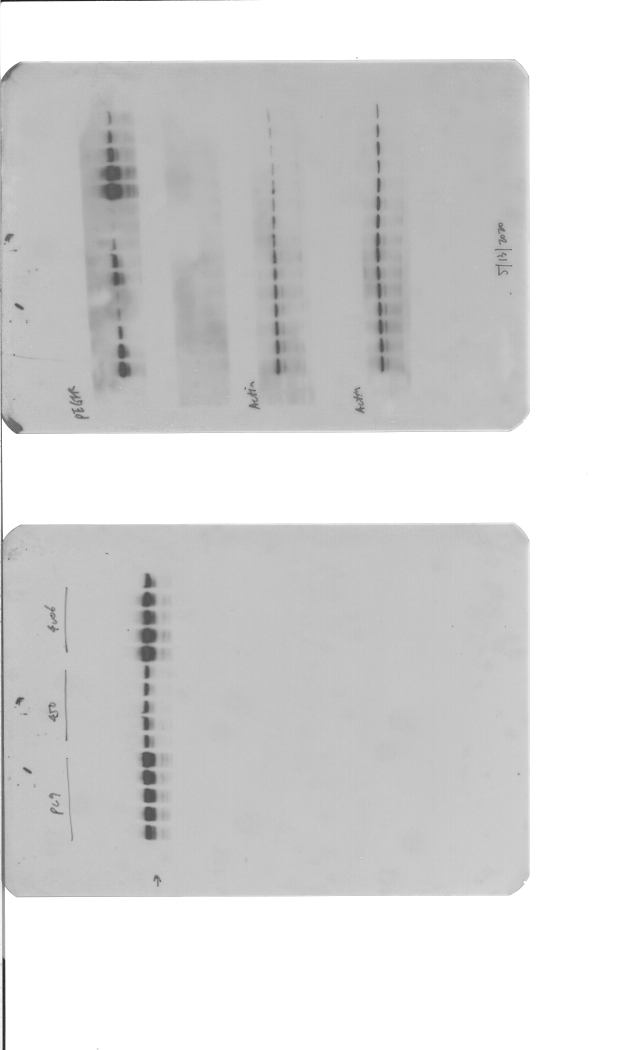
#> input picture example_image/05142020_1.jpeg, 2559 x 4200 px (shown at 1/4 size)
$ python version1.1.py
#> lines starting #> are read from the running program, lines starting #| are printed output that depends on the picture; after the words box and inside, x2 and y2 are one past the last pixel; in counts of white or black regions, pixels touching at a corner belong together
import matplotlib.pyplot as plt
import matplotlib
import numpy as np
import matplotlib.image as mpimg
from skimage import data, io
from skimage.color import rgb2gray
import cv2
from skimage import img_as_ubyte

#reads the image
skimage_image = rgb2gray(io.imread("example_image/05142020_1.jpeg"))

cv_image = img_as_ubyte(skimage_image)
cv_image = cv2.resize(cv_image, (960, 540))
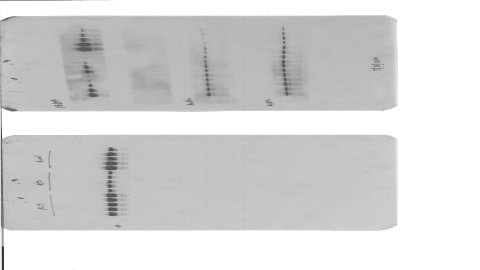
#> cv_image: shape (540, 960) (shown at 1/2 size); min 14, max 255, mean 215.9

mouseX = 0
mouseY = 0

#first (#2) number is the threshold number
#second (#3 number is the end number to assign the numbers that pass it
ret, thresh = cv2.threshold(cv_image, 180, 255, cv2.THRESH_BINARY)
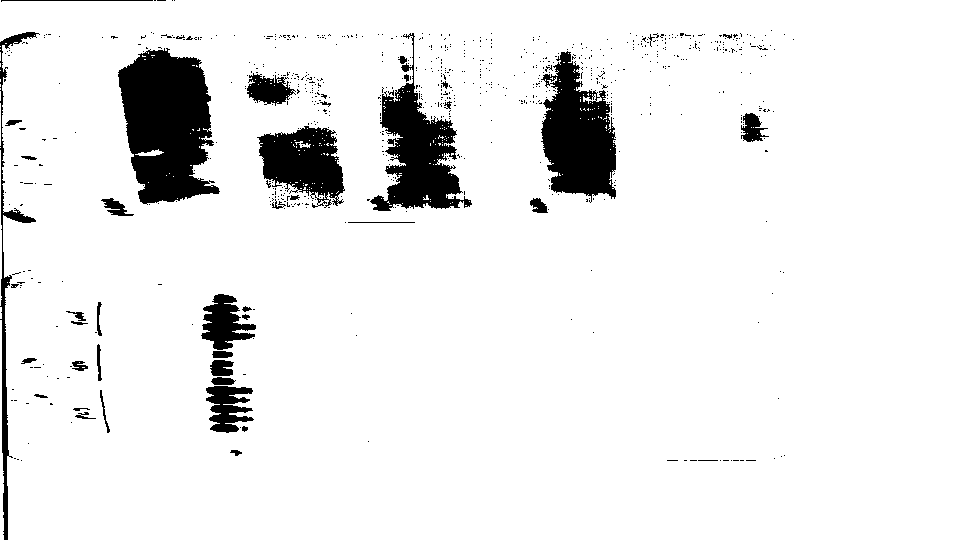
#> thresh: shape (540, 960); 92.2% white; 776 black regions (733 under 20 px)


#contours is a list of all the contours
#each contour is Numpy array of x and y coordinates of points on the outline
contours, hierarchy = cv2.findContours(thresh, cv2.RETR_TREE, cv2.CHAIN_APPROX_SIMPLE)
#> contours = 1194 contours, 1135 with area under 20; largest, box (x1, y1, x2, y2) and area: (0, 0, 960, 540) 513606, (117, 47, 221, 205) 11488, (540, 50, 617, 203) 7754, (369, 32, 473, 212) 7364, (256, 125, 346, 204) 4700

print("numberofcontours" + str(len(contours) - 1))
#| numberofcontours1193

# def count_contours():

goodlist = np.array([])
contourlist = np.array([])

#for every contour
for i in range(len(contours) - 1):
    mask = np.full_like(cv_image, 255)  # Create mask where white is what we want, black otherwise

    #Its first argument is source image, second argument is the contours which should be passed as a Python list, third argument is index of contours
    # (useful when drawing individual contour. To draw all contours, pass -1) and remaining arguments are color, thickness etc.
    cv2.fillPoly(mask, pts =[contours[i + 1]], color=(0,0,0))
    out = np.full_like(cv_image, 255)  # Extract out the object and place into output image


    #TODO ask ms oneal what this means
    out[mask == 0] = cv_image[mask == 0]


    # Now crop
    (y, x) = np.where(mask == 0)
    (topy, topx) = (np.min(y), np.min(x))
    (bottomy, bottomx) = (np.max(y), np.max(x))
    out = out[topy:bottomy + 1, topx:bottomx + 1]
    sumblack = 0
    times = 0
    for k in range(len(out)):
        for j in range(len(out[k])):
            sumblack = sumblack + out[k, j]
            times = times + 1

    #if the contour is big enough
    if (times > 300):
        print("checkpt1")
        print(sumblack/times)
        goodlist = np.append(goodlist, [int(i + 1)])
        contourlist = np.append(contourlist, [sumblack/times])
#> this loop made 1193 passes
#> (topy, topx, bottomy, bottomx, goodlist, contourlist) on passes 3, 17, 50: (150, 0, 305, 1, [3], [229.7]), (0, 0, 539, 959, [3, 17], [229.7, 216.5]), (389, 99, 433, 110, [3, 17, 50], [229.7, 216.5, 227.7])
#> (printed output is left out)
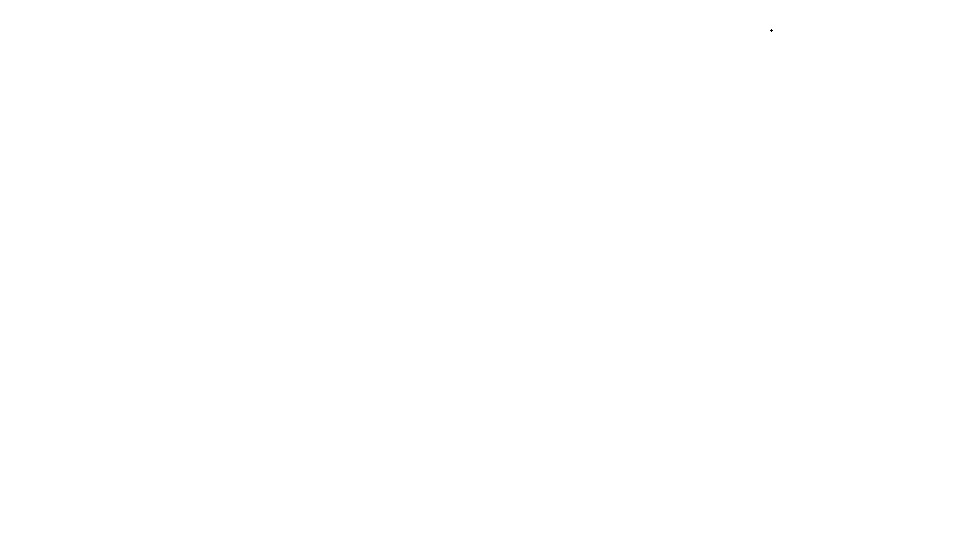
#> mask: shape (540, 960); 100% white; black in thin lines or dots, all inside (x1, y1, x2, y2) = (770, 29, 773, 32)
    # [7 lines of commented-out code are left out]
drawcontours = []
print("length" + str(len(goodlist)))
#| length14
for k in range(len(goodlist)):
    print("checkpoint2")
    print(goodlist[k])
    drawcontours.append(contours[int(goodlist[k])])
#> this loop made 14 passes
#| checkpoint2
#| 3.0
#| checkpoint2
#| 17.0
#| checkpoint2
#| 50.0
#> (further printed lines are left out)
#> after the loop, drawcontours = 14 contours; largest, box (x1, y1, x2, y2) and area: (0, 0, 960, 540) 513606, (117, 47, 221, 205) 11488, (540, 50, 617, 203) 7754, (369, 32, 473, 212) 7364, (256, 125, 346, 204) 4700

#ignore the first contour
print(len(drawcontours))
#| 14
print(len(contours))
#| 1194

#For cv2.getTrackbarPos() function, first argument is the trackbar name, second one is the window name to which it is attached,
# third argument is the default value, fourth one is the maximum value and fifth one is the callback function which is executed everytime trackbar value changes.
# The callback function always has a default argument which is the trackbar position.
# [5 lines left out: function draw_circle, not called in this run]
cv2.namedWindow('image')
# cv2.createTrackbar('Threshold', "main", 225, 255, None)
cv2.setMouseCallback('image',draw_circle)
cv2.drawContours(cv_image, drawcontours, -1, (0, 245, 0), 3)
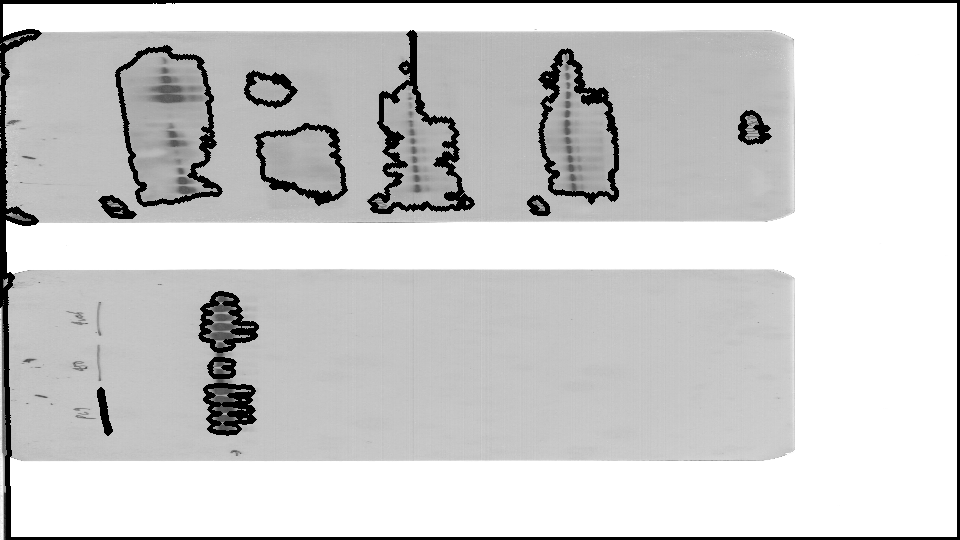
#> cv_image: shape (540, 960); 5.4% of pixels changed, all inside (x1, y1, x2, y2) = (0, 0, 960, 540)
print("fin")
# cv2.imshow('img', cv_image)

# cv2.waitKey(0)
# cv2.destroyAllWindows()

while(1):
    cv2.imshow('image',cv_image)
    k = cv2.waitKey(20) & 0xFF
#> (key Esc is pressed here)
    if k == 27:
        break
    elif k == ord('a'):
        print (mouseX,mouseY)

#TODO
#shape recognition and outlining.
#applying a value

#OUTLINING
#https://stackoverflow.com/questions/61166260/python-opencv-outline-black-pixels-in-a-blank-white-canvas

#CONTOURS DOCS
#https://docs.opencv.org/3.4/d4/d73/tutorial_py_contours_begin.html

#HOW TO DRAW TEXT OVER IMAGE
#https: // www.geeksforgeeks.org / python - opencv - cv2 - puttext - method /

$ run again, with example_image/01242020_1.jpeg copied over example_image/05142020_1.jpeg
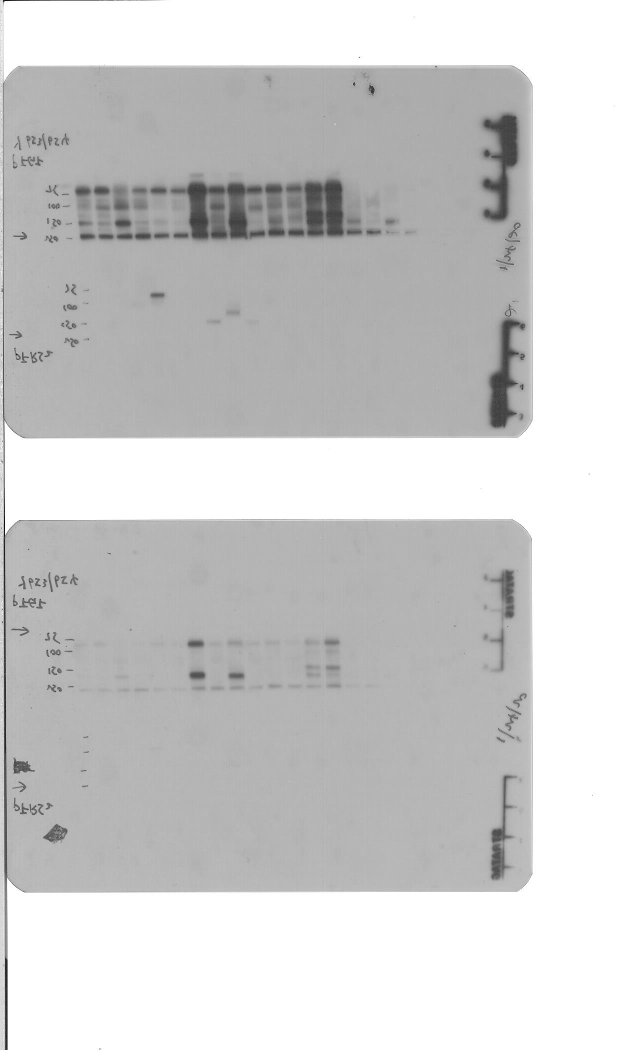
#> input picture example_image/01242020_1.jpeg, 1279 x 2100 px (shown at 1/2 size)
#> `ret, thresh = cv2.threshold(cv_image, 180, 255, cv2.THRESH_BINARY)`:
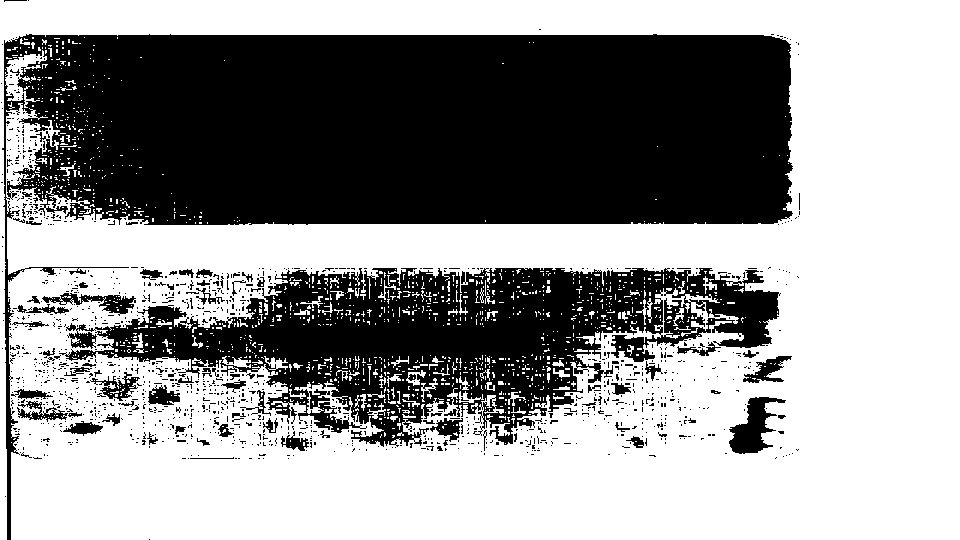
#> thresh: shape (540, 960); 58.8% white; 1262 black regions (1186 under 20 px)
#> contours = 3053 contours, 2855 with area under 20; largest, box (x1, y1, x2, y2) and area: (0, 0, 960, 540) 370008, (64, 267, 780, 448) 66846, (728, 396, 787, 455) 1668, (59, 292, 137, 315) 854, (5, 50, 47, 108) 756
#| numberofcontours3052
#> the loop `for i in range(len(contours) - 1):` made 3052 passes
#> (topy, topx, bottomy, bottomx, goodlist, contourlist) on passes 327, 374, 563: (50, 5, 107, 46, [327], [227.1]), (0, 0, 539, 959, [327, 374], [227.1, 231.6]), (434, 280, 451, 309, [327, 374, 563], [227.1, 231.6, 204.6])
#> (printed output is left out)
#| length28
#> the loop `for k in range(len(goodlist)):` made 28 passes
#| checkpoint2
#| 327.0
#| checkpoint2
#| 374.0
#| checkpoint2
#| 563.0
#> (further printed lines are left out)
#| 28
#| 3053
#> `cv2.drawContours(cv_image, drawcontours, -1, (0, 245, 0), 3)`:
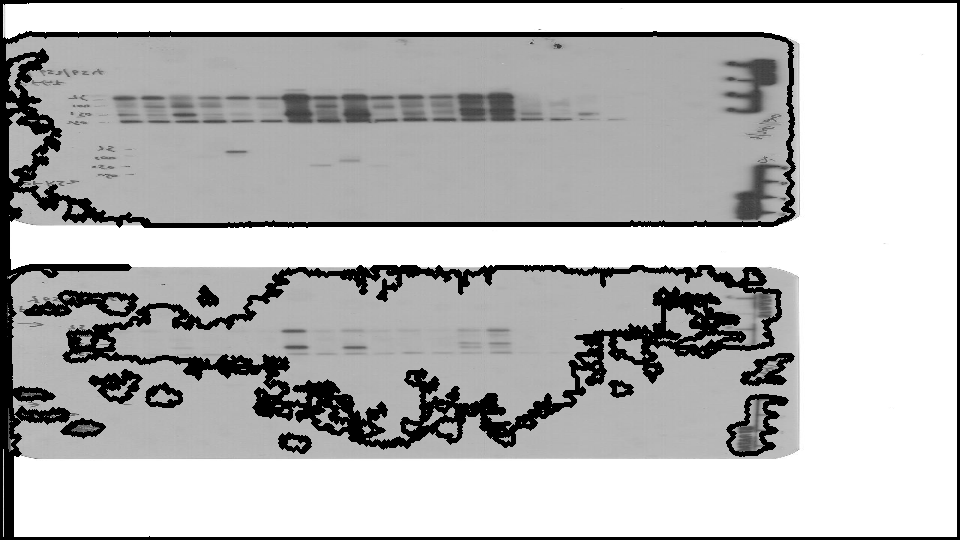
#> cv_image: shape (540, 960); min 0, max 255, mean 184.7

$ run again, with example_image/02132020_1.jpeg copied over example_image/05142020_1.jpeg
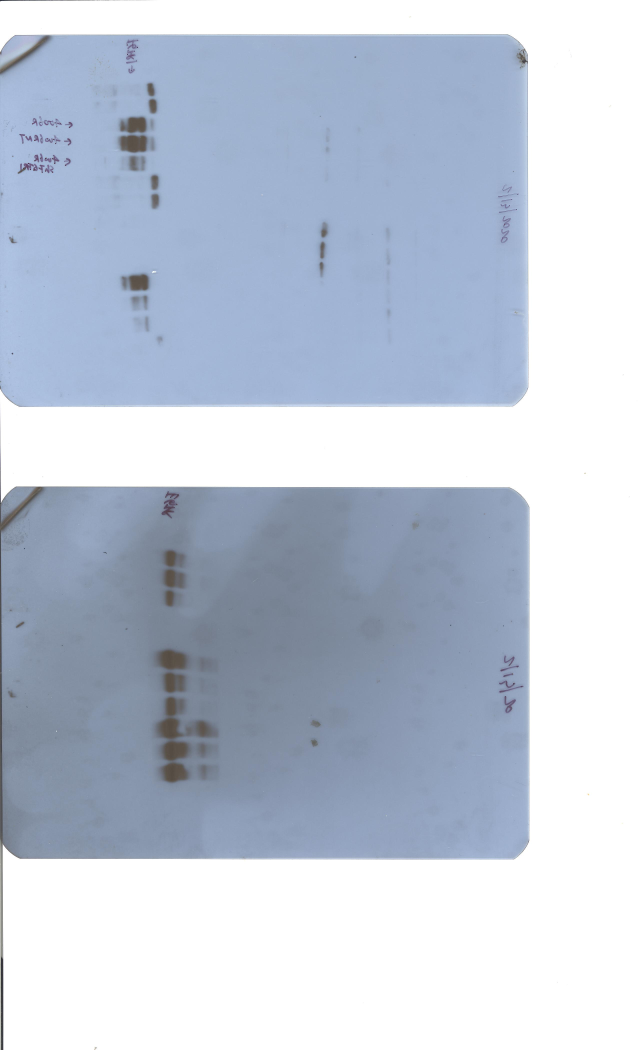
#> input picture example_image/02132020_1.jpeg, 2559 x 4200 px (shown at 1/4 size)
#> `ret, thresh = cv2.threshold(cv_image, 180, 255, cv2.THRESH_BINARY)`:
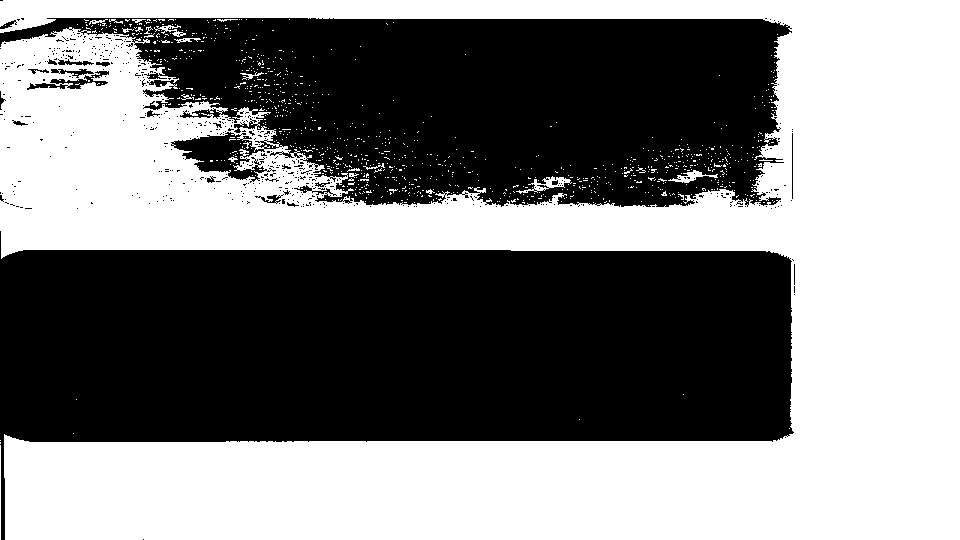
#> thresh: shape (540, 960); 50.8% white; 548 black regions (526 under 20 px)
#> contours = 1764 contours, 1720 with area under 20; largest, box (x1, y1, x2, y2) and area: (0, 0, 960, 540) 261567, (170, 131, 268, 183) 2558, (49, 70, 110, 90) 448, (516, 176, 572, 194) 290, (179, 108, 222, 119) 252
#| numberofcontours1763
#> the loop `for i in range(len(contours) - 1):` made 1763 passes
#> (topy, topx, bottomy, bottomx, goodlist, contourlist) on passes 246, 302, 928: (176, 516, 193, 571, [246], [227.7]), (170, 668, 182, 717, [246, 302], [227.7, 227.6]), (25, 154, 36, 185, [246, 302, 928], [227.7, 227.6, 227.1])
#> (printed output is left out)
#| length11
#> the loop `for k in range(len(goodlist)):` made 11 passes
#| checkpoint2
#| 246.0
#| checkpoint2
#| 302.0
#| checkpoint2
#| 928.0
#> (further printed lines are left out)
#> after the loop `for k in range(len(goodlist)):`: drawcontours = 11 contours; largest, box (x1, y1, x2, y2) and area: (0, 0, 960, 540) 261567, (170, 131, 268, 183) 2558, (49, 70, 110, 90) 448, (516, 176, 572, 194) 290, (179, 108, 222, 119) 252
#| 11
#| 1764
#> `cv2.drawContours(cv_image, drawcontours, -1, (0, 245, 0), 3)`:
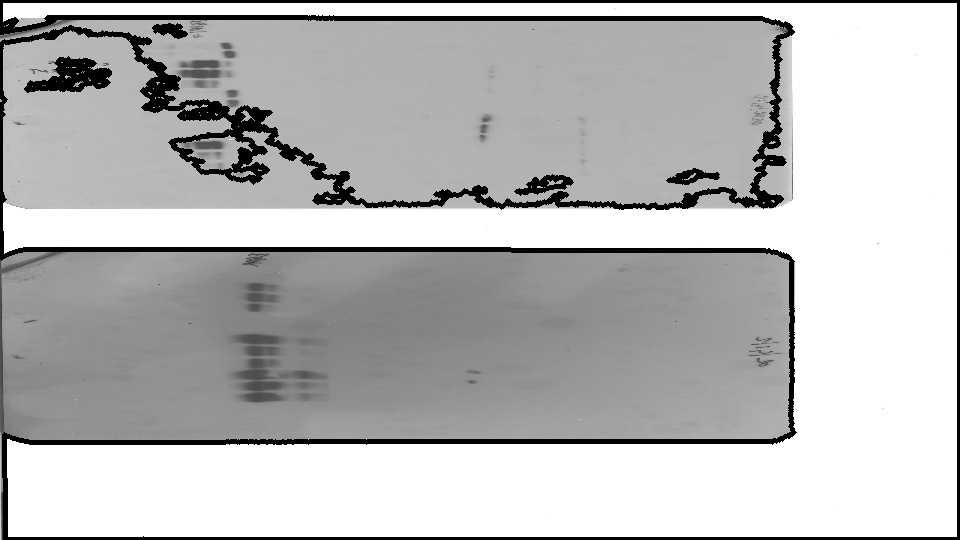
#> cv_image: shape (540, 960); min 0, max 255, mean 186
